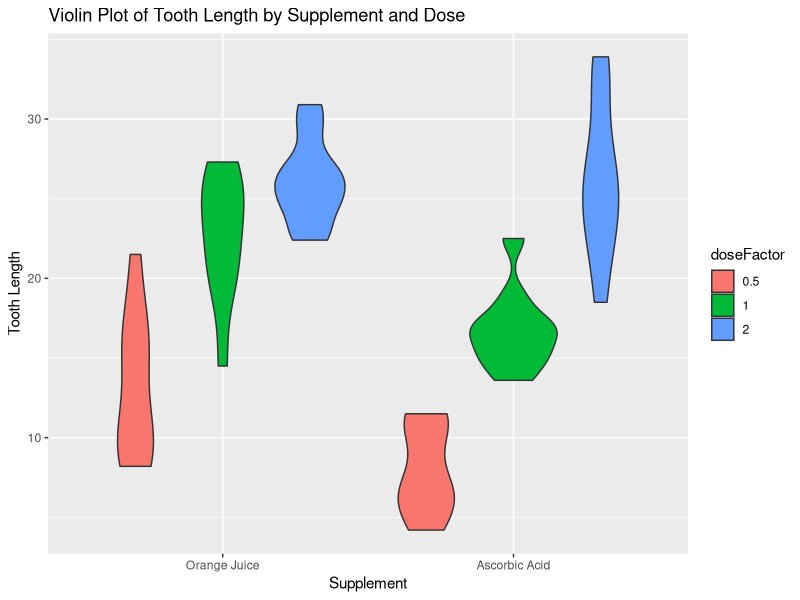
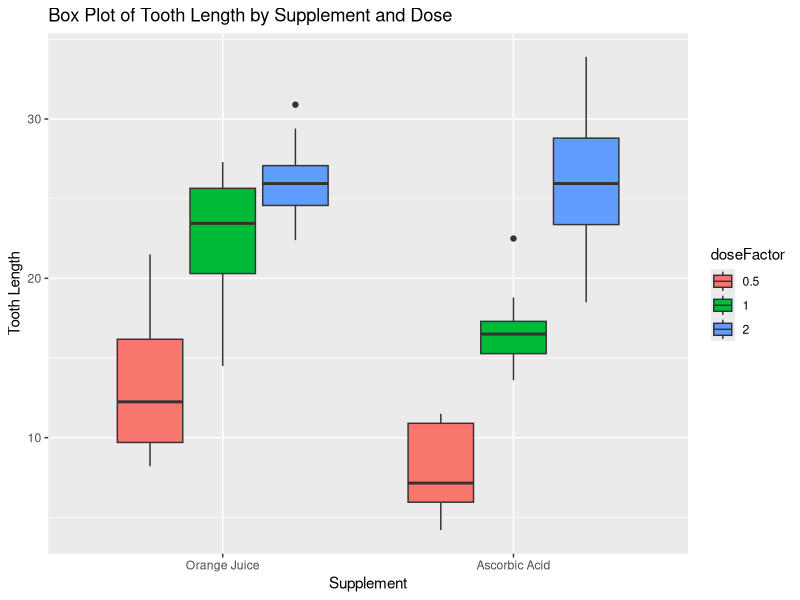

The R source for these figures, in order: (Note: this script raises an error after producing the figures.)
## ---- chunk 1
#Required Libraries
library(datasets)
library(data.table)
library(ggplot2)

#Load and Process Tooth Growth Dataset
dtToothGrowth = data.table(ToothGrowth) #Convert to data.table
names(dtToothGrowth) <- c("length", "supplement", "dose") #
levels(dtToothGrowth$supplement) = c('Orange Juice','Ascorbic Acid')
dtToothGrowth$doseFactor = factor(dtToothGrowth$dose) #Dose as a Factor for use in ggplot
## ---- chunk 2
#Summerize Data by Supplement and Dose
dtToothGrowthSummary = 
  dtToothGrowth[, 
    list(
      n = nrow(.SD)
      ,Min = min(length)
      ,Q1 = quantile(length, probs = 0.25)
      ,Median = median(length)
      ,Mean = mean(length)
      ,Q3 = quantile(length, probs = 0.75)
      ,Max = max(length)
      ,StdDev = sd(length)
    ),
    by = list(supplement, dose)
  ]

#ToothGrowth Summary by Supplement and Dose
dtToothGrowthSummary
## ---- chunk 3
#Tooth Length by Supplement and Dose Violin Plot
ggplot(dtToothGrowth, aes(x=supplement, y=length)) +
  geom_violin(aes(fill=doseFactor)) +
  ggtitle("Violin Plot of Tooth Length by Supplement and Dose") +
  xlab("Supplement") +
  ylab("Tooth Length")
## ---- chunk 4
#Tooth Length by Supplement and Dose Box Plot
ggplot(dtToothGrowth, aes(x=supplement, y=length)) +
  geom_boxplot(aes(fill=doseFactor)) +
  ggtitle("Box Plot of Tooth Length by Supplement and Dose") +
  xlab("Supplement") +
  ylab("Tooth Length")
## ---- chunk 5
#Welch Two Sample t-test
t.test(
  length ~ supplement
  ,data = dtToothGrowth
  ,paired = FALSE
  ,var.equal = FALSE
)
## ---- chunk 6
#Welch Two Sample t-test 0.5mg Dose
t.test(
    length ~ supplement
    ,data = dtToothGrowth[dose == 0.5]
    ,paired = FALSE
    ,var.equal = FALSE
)
## ---- chunk 7
#Welch Two Sample t-test 1.0mg Dose
t.test(
    length ~ supplement
    ,data = dtToothGrowth[dose == 1.0]
    ,paired = FALSE
    ,var.equal = FALSE
)
## ---- chunk 8
#Welch Two Sample t-test 2.0mg Dose
t.test(
  length ~ supplement
  ,data = dtToothGrowth[dose == 2.0]
  ,paired = FALSE
  ,var.equal = FALSE
)
